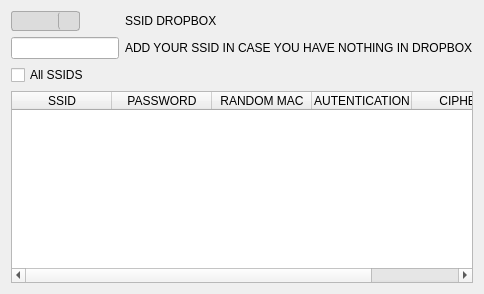
            <widget class="QWidget" name="WifiPage">
             <layout class="QFormLayout" name="formLayout_3">
              <item row="0" column="0">
               <widget class="QComboBox" name="WifiSelection">
                <property name="styleSheet">
                 <string notr="true">QComboBox {
    padding: 1px;
    border: 1px solid #A9A9A9; /* Gris más claro */
    border-radius: 3px;
    background-color: #DCDCDC; /* Gris claro */
    selection-background-color: #C0C0C0; /* Gris medio */
    min-width: 6em;
}

QComboBox::drop-down {
    subcontrol-origin: padding;
    subcontrol-position: top right;
    width: 20px;
    border-left: 1px solid #A9A9A9; /* Gris más claro */
    border-radius: 3px;
}

QComboBox::down-arrow {
    image: url(down_arrow.png);
    width: 10px;
    height: 10px;
}

QComboBox::down-arrow:on {
    /* when dropdown is open */
    top: 1px;
    left: 1px;
}

QComboBox QAbstractItemView {
    border: 1px solid #A9A9A9; /* Gris más claro */
    selection-background-color: #C0C0C0; /* Gris medio */
}</string>
                </property>
               </widget>
              </item>
              <item row="0" column="1">
               <widget class="QLabel" name="label_3">
                <property name="text">
                 <string>SSID DROPBOX</string>
                </property>
               </widget>
              </item>
              <item row="1" column="0">
               <widget class="QLineEdit" name="WifiLineEdit"/>
              </item>
              <item row="1" column="1">
               <widget class="QLabel" name="label_4">
                <property name="text">
                 <string>ADD YOUR SSID IN CASE YOU HAVE NOTHING IN DROPBOX</string>
                </property>
               </widget>
              </item>
              <item row="3" column="0" colspan="2">
               <widget class="QTableWidget" name="WifiTable">
                <column>
                 <property name="text">
                  <string>SSID</string>
                 </property>
                </column>
                <column>
                 <property name="text">
                  <string>PASSWORD</string>
                 </property>
                </column>
                <column>
                 <property name="text">
                  <string>RANDOM MAC</string>
                 </property>
                </column>
                <column>
                 <property name="text">
                  <string>AUTENTICATION</string>
                 </property>
                </column>
                <column>
                 <property name="text">
                  <string>CIPHER</string>
                 </property>
                </column>
               </widget>
              </item>
              <item row="2" column="0">
               <widget class="QCheckBox" name="WifiCheckBox">
                <property name="text">
                 <string>All SSIDS</string>
                </property>
               </widget>
              </item>
             </layout>
            </widget>
